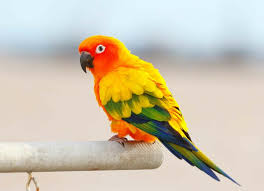
#> input picture download (13).jpeg, 264 x 191 px
$ python roatatingandadjustingbrightness.py
#> lines starting #> are read from the running program, lines starting #| are printed output that depends on the picture
import cv2
import numpy as np
import matplotlib.pyplot as plt
image = cv2.imread('download (13).jpeg')
#> image is the input picture: shape (191, 264, 3); mean B, G, R 176.9, 197.4, 207.6
image_rgb = cv2.cvtColor(image, cv2.COLOR_BGR2RGB)
(h,w) = image.shape[:2]
#> h = 191; w = 264
center = (w//2,h//2)
#> center = (132, 95)
M = cv2.getRotationMatrix2D(center, 45,1.0)
rotated = cv2.warpAffine(image,M,(w,h))
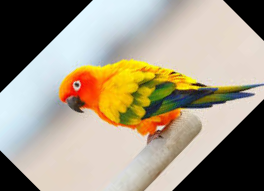
#> rotated: shape (191, 264, 3); mean B, G, R 133.8, 153.7, 164.1
rotated_rgb = cv2.cvtColor(rotated,cv2.COLOR_BGR2RGB)
plt.imshow(rotated_rgb)
plt.title("Rotated image")
plt.show()
